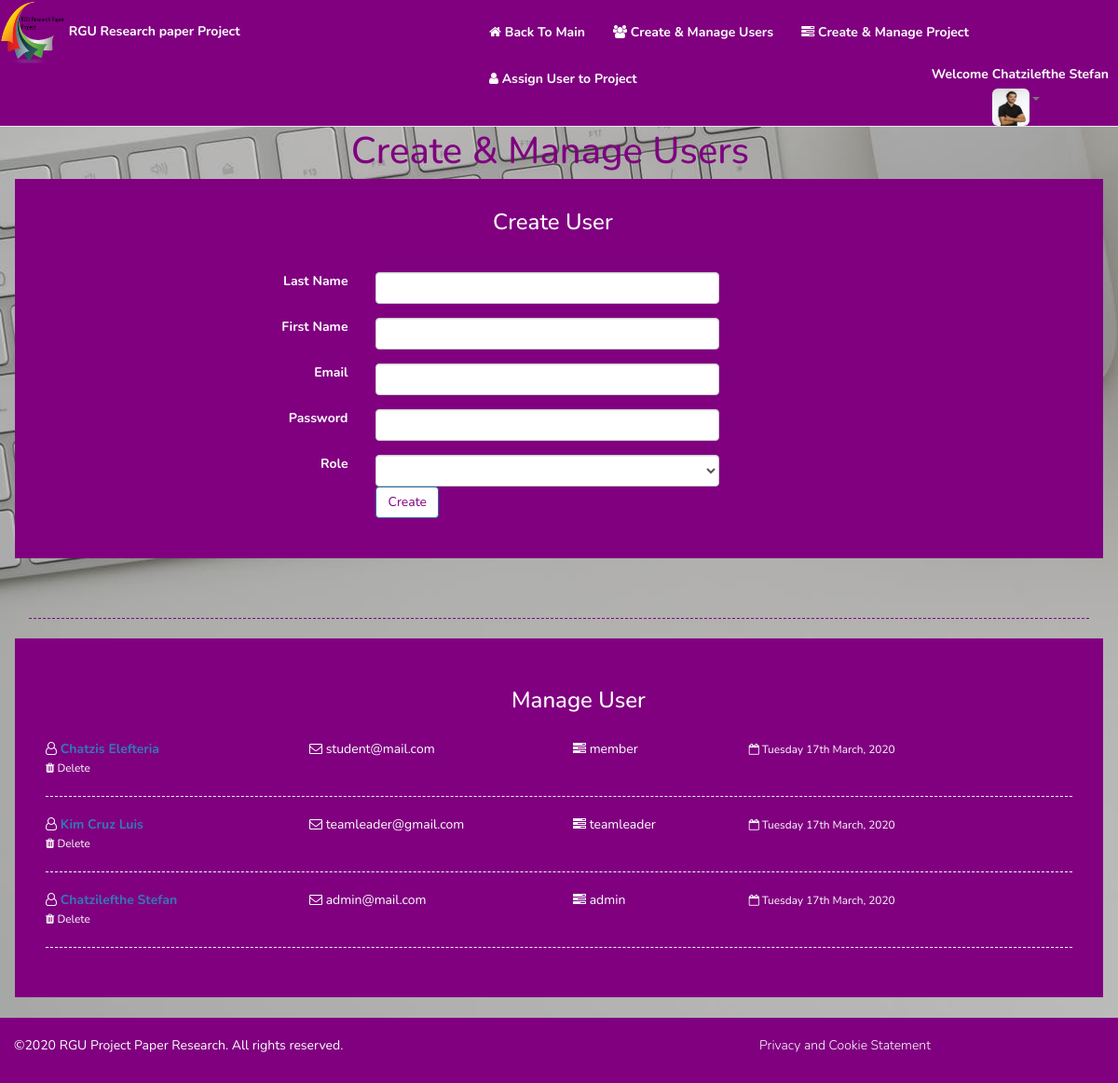
The page /createAndManageUser.php (signed in) on the database its author committed.
### tables this page shows
CREATE TABLE `members` (
  `id` int(9) NOT NULL,
  `username` varchar(50) NOT NULL,
  `password` varchar(50) NOT NULL,
  `title` varchar(20) NOT NULL,
  `lastname` varchar(50) NOT NULL,
  `firstname` varchar(50) NOT NULL,
  `location` varchar(20) NOT NULL,
  `email` varchar(100) NOT NULL,
  `address` varchar(200) NOT NULL,
  `country` varchar(50) NOT NULL,
  `photo` varchar(100) NOT NULL,
  `aboutme` varchar(2000) NOT NULL,
  `role` varchar(20) NOT NULL,
  `activated` varchar(1) NOT NULL DEFAULT 'y',
  `datecreated` timestamp NOT NULL DEFAULT current_timestamp()
);

### myPhpFunctionalities/ExecuteQuery.php (called while the page is built, shortened)
<?php
class ExecuteQuery
{
	public static function customQuery($sqlQuery)
	{
	    $mysql = new DATABASE();
		$conn =  $mysql->connect();
		$result = $conn->query($sqlQuery);
		return $result;
	}
}
?>

### myPhpFunctionalities/User.php (called while the page is built, shortened)
<?php
class User
{
    public function getAllUsers()
    {
        $sqlQuery = "Select id,lastname,firstname,email,password,location,address,country,photo,role,datecreated from members order by id desc";
        $QueryExecutor = new ExecuteQuery();
        $result = $QueryExecutor::customQuery($sqlQuery);
        return $result;
    }
}
?>

### createAndManageUser.php (the view, shortened to what this page needs)
<?php
   require_once("header.php");
?>
        <br/>
   <div style="background-image: url('images/background9.jpeg')">
        <div class="container">
            <div class="col-xs-12 text-right">
                  <?php
                           $userRole = '';
                           if ($_SESSION['myRole']=='admin')
                           {
                              $userRole = 'Administrator';
                           }
                  echo "<strong style='margin-right: 350px; font-size: 40px; color: purple '>Welcome ".$userRole."</strong>";
                  echo "<h4 style='margin-right: 350px; font-size: 40px; color: purple '>Create & Manage Users</h4>";
                    ?>
                </div>
            <br>
            <br>
            <br>
            <br>
            <br>
            <br>
             <form name="create_user" action="createAndManageUser.php" method="post" style="border: solid 3px purple;padding: 10px; background: purple; margin-left: -15px; margin-right: -15px">
                 <h3 class="text-left price-headline" style="color:white; margin-left: 500px; margin-bottom: 40px">Create User</h3>
              <div class="form-group row" style="margin-left: 200px">
                   <label for="Project Name" class="col-xs-12 col-sm-2 col-form-label text-right" style="color: white">Last Name</label>
                    <div class="col-xs-12 col-sm-5">
                            <input class="form-control" type="text" name="lastname"/>
                    </div>
              </div>
              <div class="form-group row" style="margin-left: 200px">
                  <label for="Project Short Name"  class="col-xs-12 col-sm-2 col-form-label text-right" style="color: white">First Name</label>
                  <div class="col-xs-12 col-sm-5">
                      <input class="form-control" type="text" name="firstname"/>
                  </div>
              </div>
              <div class="form-group row"  style="margin-left: 200px">
                  <label for="Project Short Name"  class="col-xs-12 col-sm-2 col-form-label text-right" style="color: white">Email</label>
                  <div class="col-xs-12 col-sm-5">
                      <input class="form-control" type="text" name="email"/>
                  </div>
              </div>
              <div class="form-group row"  style="margin-left: 200px">
                  <label for="Project Short Name"  class="col-xs-12 col-sm-2 col-form-label text-right" style="color: white">Password</label>
                  <div class="col-xs-12 col-sm-5">
                      <input class="form-control" type="text" name="password"/>
                  </div>
              </div>
              <div class="form-group row"  style="margin-left: 200px">
                  <label for="Project Short Name"  class="col-xs-12 col-sm-2 col-form-label text-right" style="color: white">Role</label>
                  <div class="form-group col-xs-12 col-sm-5">
                      <select class="form-control" name="role"/>
                            <option></option>
                            <option>teamleader</option>
                      </div>
                  </div>
              </div>
              <div class="form-group row">
                  <div class="col-xs-12 col-sm-10" >
                      <input  class="btn btn-primary" type="submit" name="submitForm" value="Create" style="background: white; color: purple"/>
                  </div>
              </div>
    </div>
<br>
    <br/>
    <div class="container">
        <div class="col-xs-12 text-right">
        </div>
        <hr style=" border-top: 1px dashed purple;" >
        <div class="row">
            <div class="col-xs-12">
            </div>
        </div>
        <div class="row" style="border: solid 3px purple; padding: 30px; background: purple; margin-bottom: 30px">
            <h3 class="text-left price-headline container-fixed-top" style="color:white; margin-left: 500px;">Manage User</h3>
            <br>
            <?php
            $user = new User();
            $allUsers = $user->getAllUsers();
            foreach($allUsers as $row)
            {
                $id = $row['id'];
                $name = $row['lastname'].' '.$row['firstname'];
                $email = $row['email'];
                $role = $row['role'];
                $datecreated = new DateTime($row['datecreated']);
                $datecreated = $datecreated->format('l jS F, Y');
                $deleteUrl = "<a href='deleteUsers.php?id=".$id."' style='color: white'>Delete</a>";
                if ($role=='')
                {
                    $role = 'member';
                }
                $memberLink = "<a href='#?mp=aHR0cHM6Ly9haXJ2aWV3c3RvcmFnZS5ibG9iLmNvcmUud2luZG93cy5uZX-".$id."-QvYXZhdGFycy9hYzE4ZWNiNjZkN2ZiYTE4YzY3MTUxYzM3MDhiMmMzZQ'>".$name."</a>"
                ?>
                <div class="row">
                    <div class="col-xs-3" style="color: white">
                        <?php
                        echo "<strong ><i class='fa fa-user-o' style='color: white'></i> ".$memberLink."</strong><br/><small ><i class='fa fa-trash'></i> ".$deleteUrl."</small>";
                        ?>
                    </div>
                    <div class="col-xs-3" style="color: white">
                        <?php
                        echo "<i class='fa fa-envelope-o'></i> <a  style='color: white' href='mailto:.$email'>".$email."</a>";
                        ?>
                    </div>
                    <div class='col-xs-2' style="color: white">
                        <?php
                        echo "<i style='color: white' class='fa fa-tasks'></i> ".$role;
                        ?>
                    </div>
                    <div class="col-xs-4">
                        <?php
                        echo "<small style='color: white'><i class='fa fa-calendar-o'></i> ".$datecreated."</small>";
                        ?>
                    </div>
                </div>
                <hr  style=" border-top: 1px dashed white;">
                <?php
            }
            ?>
        </div>
    </div>
    <br>
    <br>
    <br>
<?php
require_once("footer.php");
?>

### header.php (shortened to what this page needs)
<!DOCTYPE html>
<html>
  <head>
    <link rel="stylesheet" href="CSS/css/bootstrap.css">
    <link rel="stylesheet" href="CSS/css/base.css">
    <link rel="stylesheet" href="font-awesome-4.7.0/css/font-awesome.min.css">
    <link rel="stylesheet" href="https://cdnjs.cloudflare.com/ajax/libs/bootstrap-datepicker/1.5.0/css/bootstrap-datepicker3.min.css">
    <link rel="stylesheet" type="text/css" href="CSS/css/bootstrap-clockpicker.min.css">
  </head>
  <body>
  <?php
  if (isset($_SESSION['memberLogin']) && $_SESSION['memberLogin'] == 'stefanos2020' && $_SESSION['myRole']=='admin')
  {
     include("adminheader.php");
  }
  ?>

### adminheader.php (shortened to what this page needs)
<?php
$ProfilPic = "";
if ($_SESSION["myPhoto"] != "") {
    $ProfilPic = $_SESSION["myPhoto"];
} else {
    $ProfilPic = "photoprofil.png";
}
$ProfilPic = "users photos/" . $ProfilPic;
?>
<nav class="navbar navbar-default navbar-fixed-top" style="background-color:purple;color:white;">
      <div class="navbar-header">
          <a href="infoPage.php"> <img src="images/logop.png" alt="logo" width="70" height="70" ></a>
        <strong> RGU Research paper Project</strong></div>
      <div id="nav-menu" class="collapse navbar-collapse" style="margin-left: 510px; margin-top: 10px">
          <ul class="nav navbar-nav">
            <li class=" nav navbar-nav"><a class="w3-button w3-hover-yellow" style='color:#ffffff; 'href="infoPage.php"><span class="fa fa-home" ></span><strong> Back To Main</strong></a></li>
                <li class="nav navbar-nav"><a style="color:#ffffff;" href="createAndManageUser.php"><span class="fa fa-users"></span><strong> Create & Manage Users  </strong></a></li>
              <li class="nav navbar-nav"><a style="color:#ffffff;" href="createAndManageProject.php"><span class="fa fa-tasks"></span><strong>  Create & Manage Project </strong></a> </li>
              <li class="nav navbar-nav"><a style="color:#ffffff;" href="assignUsertoProject.php"><span class="fa fa-user"></span><strong> Assign User to Project </strong></a> </li>
              <li style="float: right; margin-top: 10px"> <?php  echo "<strong>Welcome ".$_SESSION['myLastname'].' '.$_SESSION['myFirstname']."</strong><br>";
                      ?>  </li>
            <li class="dropdown" style="margin-left: 350px; margin-top: -10px">
              <a class="dropdown-toggle" data-toggle="dropdown" aria-haspopup="true" href="AboutUs.php"  >
                  <img src="<?php echo $ProfilPic; ?>" class="img-rounded" width="40px" height="40px" hspace="1px" align="left" > <b class="caret"></b>
              </a>
            </li>
          </ul>
      </div>
    </nav>

### footer.php (shortened to what this page needs)
<footer style="background: purple; position: fixed; bottom: 0; margin-top: 200px">
    <div class="container-fluid container-fixed-bottom">
        <div class="row">
            <div class="col-sm-12" >
                <br>
                <dvi>
                    <p style="position: absolute; color: white; ">&copy<?php echo Date('Y'); ?> RGU Project Paper Research. All rights reserved. </p>
                </dvi>
                <div>
                    <p style="position: absolute; margin-left: 800px; color: white;"><a href="https://www.rgu.ac.uk/privacy-and-cookie-statement"target="_blank" style="color: white">Privacy and Cookie Statement</a></p>
                </div>
            </div>
        </div>
    </div>
</footer>
</body>
</html>

### CSS/css/base.css (style rules this page uses)
body { padding-top: 3.6em; overflow-x: hidden; font-family: Nunito; }
#nav-menu { margin-right: 1rem; }
footer { background-color: #191919; color: #ADADAD; margin-top: 3em; }
footer a { font-weight: 300; color: #5A5A5A; }

### header.php (style rules this page uses)
img { border-radius: 5px 5px 0 0; }
.container { padding: 2px 16px; }

### rows shown on the page
members: name "Chatzis Elefteria", email "student@mail.com", role "member", datecreated "Tuesday 17th March, 2020"
members: name "Kim Cruz Luis", email "teamleader@gmail.com", role "teamleader", datecreated "Tuesday 17th March, 2020"
members: name "Chatzilefthe Stefan", email "admin@mail.com", role "admin", datecreated "Tuesday 17th March, 2020"

### other values the page prints
$_SESSION['myLastname'] "Chatzilefthe"
$_SESSION['myFirstname'] "Stefan"
Date('Y') "2020"
